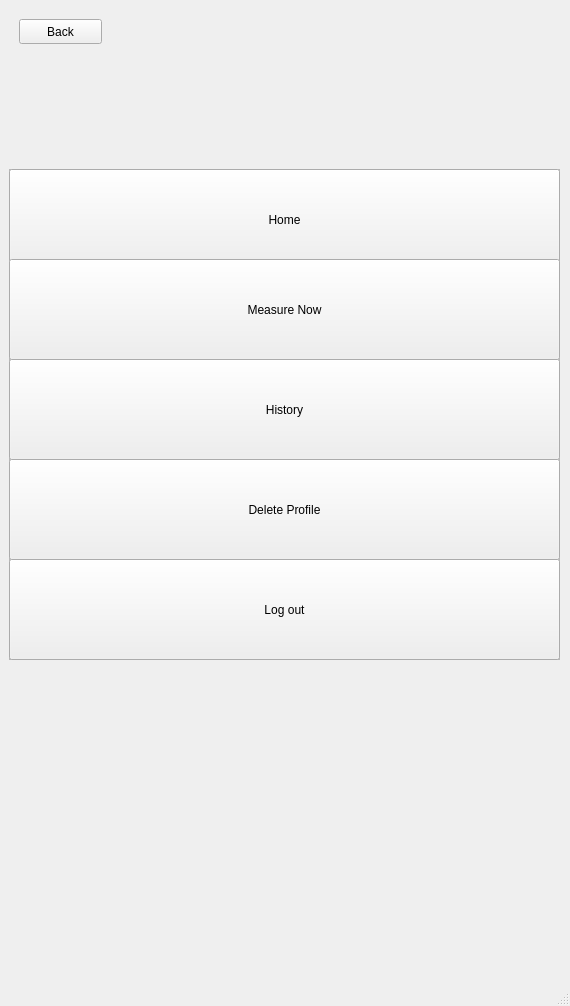
<?xml version="1.0" encoding="UTF-8"?>
<ui version="4.0">
 <class>MainWindow</class>
 <widget class="QMainWindow" name="MainWindow">
  <property name="geometry">
   <rect>
    <x>0</x>
    <y>0</y>
    <width>570</width>
    <height>1006</height>
   </rect>
  </property>
  <property name="windowTitle">
   <string>MainWindow</string>
  </property>
  <widget class="QWidget" name="centralwidget">
   <layout class="QVBoxLayout" name="verticalLayout">
    <item>
     <widget class="QStackedWidget" name="stackedWidget">
      <property name="currentIndex">
       <number>3</number>
      </property>
      <widget class="QWidget" name="page">
       <widget class="QPushButton" name="pushButton_login">
        <property name="geometry">
         <rect>
          <x>170</x>
          <y>650</y>
          <width>211</width>
          <height>61</height>
         </rect>
        </property>
        <property name="text">
         <string>Login</string>
        </property>
       </widget>
       <widget class="QPushButton" name="pushButton_create">
        <property name="geometry">
         <rect>
          <x>170</x>
          <y>730</y>
          <width>211</width>
          <height>61</height>
         </rect>
        </property>
        <property name="text">
         <string>Create Profile</string>
        </property>
       </widget>
       <widget class="QLabel" name="title">
        <property name="geometry">
         <rect>
          <x>240</x>
          <y>260</y>
          <width>91</width>
          <height>81</height>
         </rect>
        </property>
        <property name="text">
         <string>RaDoTech</string>
        </property>
       </widget>
      </widget>
      <widget class="QWidget" name="page_3">
       <widget class="QLineEdit" name="lineEdit_6">
        <property name="geometry">
         <rect>
          <x>110</x>
          <y>480</y>
          <width>341</width>
          <height>41</height>
         </rect>
        </property>
       </widget>
       <widget class="QLineEdit" name="lineEdit_7">
        <property name="geometry">
         <rect>
          <x>110</x>
          <y>550</y>
          <width>341</width>
          <height>41</height>
         </rect>
        </property>
       </widget>
       <widget class="QLabel" name="label_3">
        <property name="geometry">
         <rect>
          <x>260</x>
          <y>460</y>
          <width>101</width>
          <height>17</height>
         </rect>
        </property>
        <property name="text">
         <string>Email</string>
        </property>
       </widget>
       <widget class="QLabel" name="label_4">
        <property name="geometry">
         <rect>
          <x>250</x>
          <y>530</y>
          <width>101</width>
          <height>17</height>
         </rect>
        </property>
        <property name="text">
         <string>Password</string>
        </property>
       </widget>
       <widget class="QPushButton" name="pushButton_enter">
        <property name="geometry">
         <rect>
          <x>170</x>
          <y>620</y>
          <width>221</width>
          <height>61</height>
         </rect>
        </property>
        <property name="text">
         <string>Enter</string>
        </property>
       </widget>
       <widget class="QPushButton" name="pushButton_3">
        <property name="geometry">
         <rect>
          <x>10</x>
          <y>10</y>
          <width>83</width>
          <height>25</height>
         </rect>
        </property>
        <property name="text">
         <string>Back</string>
        </property>
       </widget>
      </widget>
      <widget class="QWidget" name="page_2">
       <widget class="QLineEdit" name="lineEdit">
        <property name="geometry">
         <rect>
          <x>170</x>
          <y>60</y>
          <width>371</width>
          <height>41</height>
         </rect>
        </property>
        <property name="styleSheet">
         <string notr="true">QLineEdit{
	border:2px solidrgb(143, 240, 164);
	border -radius; 20px
}</string>
        </property>
       </widget>
       <widget class="QLineEdit" name="lineEdit_2">
        <property name="geometry">
         <rect>
          <x>170</x>
          <y>120</y>
          <width>371</width>
          <height>41</height>
         </rect>
        </property>
        <property name="styleSheet">
         <string notr="true">QLineEdit{
	border:2px solidrgb(143, 240, 164);
	border -radius; 20px
}</string>
        </property>
       </widget>
       <widget class="QLineEdit" name="lineEdit_3">
        <property name="geometry">
         <rect>
          <x>170</x>
          <y>180</y>
          <width>371</width>
          <height>41</height>
         </rect>
        </property>
        <property name="styleSheet">
         <string notr="true">QLineEdit{
	border:2px solidrgb(143, 240, 164);
	border -radius; 20px
}</string>
        </property>
       </widget>
       <widget class="QLineEdit" name="lineEdit_4">
        <property name="geometry">
         <rect>
          <x>170</x>
          <y>240</y>
          <width>371</width>
          <height>41</height>
         </rect>
        </property>
        <property name="styleSheet">
         <string notr="true">QLineEdit{
	border:2px solidrgb(143, 240, 164);
	border -radius; 20px
}</string>
        </property>
       </widget>
       <widget class="QLineEdit" name="lineEdit_5">
        <property name="geometry">
         <rect>
          <x>170</x>
          <y>310</y>
          <width>371</width>
          <height>41</height>
         </rect>
        </property>
        <property name="styleSheet">
         <string notr="true">QLineEdit{
	border:2px solidrgb(143, 240, 164);
	border -radius; 20px
}</string>
        </property>
       </widget>
       <widget class="QLabel" name="label">
        <property name="geometry">
         <rect>
          <x>10</x>
          <y>70</y>
          <width>91</width>
          <height>21</height>
         </rect>
        </property>
        <property name="text">
         <string>First Name</string>
        </property>
       </widget>
       <widget class="QLabel" name="label_2">
        <property name="geometry">
         <rect>
          <x>10</x>
          <y>130</y>
          <width>91</width>
          <height>21</height>
         </rect>
        </property>
        <property name="text">
         <string>Last Name</string>
        </property>
       </widget>
       <widget class="QLabel" name="label_5">
        <property name="geometry">
         <rect>
          <x>10</x>
          <y>190</y>
          <width>91</width>
          <height>21</height>
         </rect>
        </property>
        <property name="text">
         <string>Gender</string>
        </property>
       </widget>
       <widget class="QLabel" name="label_6">
        <property name="geometry">
         <rect>
          <x>10</x>
          <y>250</y>
          <width>91</width>
          <height>21</height>
         </rect>
        </property>
        <property name="text">
         <string>Weigth, lbs</string>
        </property>
       </widget>
       <widget class="QLabel" name="label_7">
        <property name="geometry">
         <rect>
          <x>10</x>
          <y>320</y>
          <width>91</width>
          <height>21</height>
         </rect>
        </property>
        <property name="text">
         <string>Height, cm</string>
        </property>
       </widget>
       <widget class="QLineEdit" name="lineEdit_11">
        <property name="geometry">
         <rect>
          <x>170</x>
          <y>380</y>
          <width>371</width>
          <height>41</height>
         </rect>
        </property>
        <property name="styleSheet">
         <string notr="true">QLineEdit{
	border:2px solidrgb(143, 240, 164);
	border -radius; 20px
}</string>
        </property>
       </widget>
       <widget class="QLabel" name="label_8">
        <property name="geometry">
         <rect>
          <x>10</x>
          <y>390</y>
          <width>91</width>
          <height>21</height>
         </rect>
        </property>
        <property name="text">
         <string>Day of Birth</string>
        </property>
       </widget>
       <widget class="QLineEdit" name="lineEdit_12">
        <property name="geometry">
         <rect>
          <x>170</x>
          <y>440</y>
          <width>371</width>
          <height>41</height>
         </rect>
        </property>
        <property name="styleSheet">
         <string notr="true">QLineEdit{
	border:2px solidrgb(143, 240, 164);
	border -radius; 20px
}</string>
        </property>
       </widget>
       <widget class="QLineEdit" name="lineEdit_13">
        <property name="geometry">
         <rect>
          <x>170</x>
          <y>500</y>
          <width>371</width>
          <height>41</height>
         </rect>
        </property>
        <property name="styleSheet">
         <string notr="true">QLineEdit{
	border:2px solidrgb(143, 240, 164);
	border -radius; 20px
}</string>
        </property>
       </widget>
       <widget class="QLineEdit" name="lineEdit_14">
        <property name="geometry">
         <rect>
          <x>170</x>
          <y>560</y>
          <width>371</width>
          <height>41</height>
         </rect>
        </property>
        <property name="styleSheet">
         <string notr="true">QLineEdit{
	border:2px solidrgb(143, 240, 164);
	border -radius; 20px
}</string>
        </property>
       </widget>
       <widget class="QLineEdit" name="lineEdit_15">
        <property name="geometry">
         <rect>
          <x>170</x>
          <y>620</y>
          <width>371</width>
          <height>41</height>
         </rect>
        </property>
        <property name="styleSheet">
         <string notr="true">QLineEdit{
	border:2px solidrgb(143, 240, 164);
	border -radius; 20px
}</string>
        </property>
       </widget>
       <widget class="QLabel" name="label_15">
        <property name="geometry">
         <rect>
          <x>10</x>
          <y>450</y>
          <width>101</width>
          <height>21</height>
         </rect>
        </property>
        <property name="text">
         <string>Month of Birth</string>
        </property>
       </widget>
       <widget class="QLabel" name="label_37">
        <property name="geometry">
         <rect>
          <x>10</x>
          <y>510</y>
          <width>101</width>
          <height>21</height>
         </rect>
        </property>
        <property name="text">
         <string>Year of Birth</string>
        </property>
       </widget>
       <widget class="QLabel" name="label_38">
        <property name="geometry">
         <rect>
          <x>10</x>
          <y>570</y>
          <width>101</width>
          <height>21</height>
         </rect>
        </property>
        <property name="text">
         <string>Country</string>
        </property>
       </widget>
       <widget class="QLabel" name="label_39">
        <property name="geometry">
         <rect>
          <x>10</x>
          <y>630</y>
          <width>131</width>
          <height>21</height>
         </rect>
        </property>
        <property name="text">
         <string>Email</string>
        </property>
       </widget>
       <widget class="QPushButton" name="pushButton_save">
        <property name="geometry">
         <rect>
          <x>110</x>
          <y>770</y>
          <width>321</width>
          <height>71</height>
         </rect>
        </property>
        <property name="text">
         <string>Save and Create</string>
        </property>
       </widget>
       <widget class="QPushButton" name="pushButton_4">
        <property name="geometry">
         <rect>
          <x>10</x>
          <y>10</y>
          <width>83</width>
          <height>25</height>
         </rect>
        </property>
        <property name="text">
         <string>Back</string>
        </property>
       </widget>
       <widget class="QLineEdit" name="lineEdit_16">
        <property name="geometry">
         <rect>
          <x>170</x>
          <y>680</y>
          <width>371</width>
          <height>41</height>
         </rect>
        </property>
        <property name="styleSheet">
         <string notr="true">QLineEdit{
	border:2px solidrgb(143, 240, 164);
	border -radius; 20px
}</string>
        </property>
       </widget>
       <widget class="QLabel" name="label_40">
        <property name="geometry">
         <rect>
          <x>10</x>
          <y>690</y>
          <width>131</width>
          <height>21</height>
         </rect>
        </property>
        <property name="text">
         <string>Password</string>
        </property>
       </widget>
      </widget>
      <widget class="QWidget" name="page_4">
       <property name="contextMenuPolicy">
        <enum>Qt::NoContextMenu</enum>
       </property>
       <widget class="QFrame" name="frame">
        <property name="geometry">
         <rect>
          <x>0</x>
          <y>160</y>
          <width>551</width>
          <height>491</height>
         </rect>
        </property>
        <property name="frameShape">
         <enum>QFrame::StyledPanel</enum>
        </property>
        <property name="frameShadow">
         <enum>QFrame::Raised</enum>
        </property>
        <widget class="QPushButton" name="pushButton_home">
         <property name="geometry">
          <rect>
           <x>0</x>
           <y>0</y>
           <width>551</width>
           <height>101</height>
          </rect>
         </property>
         <property name="text">
          <string>Home</string>
         </property>
        </widget>
        <widget class="QPushButton" name="pushButton_2">
         <property name="geometry">
          <rect>
           <x>0</x>
           <y>90</y>
           <width>551</width>
           <height>101</height>
          </rect>
         </property>
         <property name="text">
          <string>Measure Now</string>
         </property>
        </widget>
        <widget class="QPushButton" name="pushButton_6">
         <property name="geometry">
          <rect>
           <x>0</x>
           <y>190</y>
           <width>551</width>
           <height>101</height>
          </rect>
         </property>
         <property name="text">
          <string>History</string>
         </property>
        </widget>
        <widget class="QPushButton" name="pushButton_7">
         <property name="geometry">
          <rect>
           <x>0</x>
           <y>290</y>
           <width>551</width>
           <height>101</height>
          </rect>
         </property>
         <property name="text">
          <string>Delete Profile</string>
         </property>
        </widget>
        <widget class="QPushButton" name="pushButton_8">
         <property name="geometry">
          <rect>
           <x>0</x>
           <y>390</y>
           <width>551</width>
           <height>101</height>
          </rect>
         </property>
         <property name="text">
          <string>Log out</string>
         </property>
        </widget>
       </widget>
       <widget class="QPushButton" name="pushButton_9">
        <property name="geometry">
         <rect>
          <x>10</x>
          <y>10</y>
          <width>83</width>
          <height>25</height>
         </rect>
        </property>
        <property name="text">
         <string>Back</string>
        </property>
       </widget>
      </widget>
      <widget class="QWidget" name="page_5">
       <widget class="QLabel" name="label_9">
        <property name="geometry">
         <rect>
          <x>80</x>
          <y>640</y>
          <width>62</width>
          <height>17</height>
         </rect>
        </property>
        <property name="text">
         <string>HOME</string>
        </property>
       </widget>
       <widget class="QPushButton" name="pushButton_menu">
        <property name="geometry">
         <rect>
          <x>250</x>
          <y>620</y>
          <width>61</width>
          <height>41</height>
         </rect>
        </property>
        <property name="text">
         <string>Menu</string>
        </property>
       </widget>
       <widget class="QFrame" name="frame_2">
        <property name="geometry">
         <rect>
          <x>-10</x>
          <y>20</y>
          <width>571</width>
          <height>551</height>
         </rect>
        </property>
        <property name="frameShape">
         <enum>QFrame::StyledPanel</enum>
        </property>
        <property name="frameShadow">
         <enum>QFrame::Raised</enum>
        </property>
       </widget>
      </widget>
      <widget class="QWidget" name="page_6">
       <widget class="QLabel" name="label_10">
        <property name="geometry">
         <rect>
          <x>200</x>
          <y>30</y>
          <width>141</width>
          <height>51</height>
         </rect>
        </property>
        <property name="text">
         <string>HISTORY LAST 30 DAYS</string>
        </property>
       </widget>
       <widget class="QPushButton" name="pushButton_10">
        <property name="geometry">
         <rect>
          <x>10</x>
          <y>10</y>
          <width>83</width>
          <height>25</height>
         </rect>
        </property>
        <property name="text">
         <string>Back</string>
        </property>
       </widget>
      </widget>
      <widget class="QWidget" name="page_7">
       <widget class="QLabel" name="label_11">
        <property name="geometry">
         <rect>
          <x>220</x>
          <y>30</y>
          <width>141</width>
          <height>51</height>
         </rect>
        </property>
        <property name="text">
         <string>Measure Now</string>
        </property>
       </widget>
       <widget class="QPushButton" name="pushButton_11">
        <property name="geometry">
         <rect>
          <x>10</x>
          <y>10</y>
          <width>83</width>
          <height>25</height>
         </rect>
        </property>
        <property name="text">
         <string>Back</string>
        </property>
       </widget>
      </widget>
     </widget>
    </item>
   </layout>
  </widget>
  <widget class="QMenuBar" name="menubar">
   <property name="geometry">
    <rect>
     <x>0</x>
     <y>0</y>
     <width>570</width>
     <height>22</height>
    </rect>
   </property>
  </widget>
  <widget class="QStatusBar" name="statusbar"/>
 </widget>
 <resources/>
 <connections/>
</ui>
